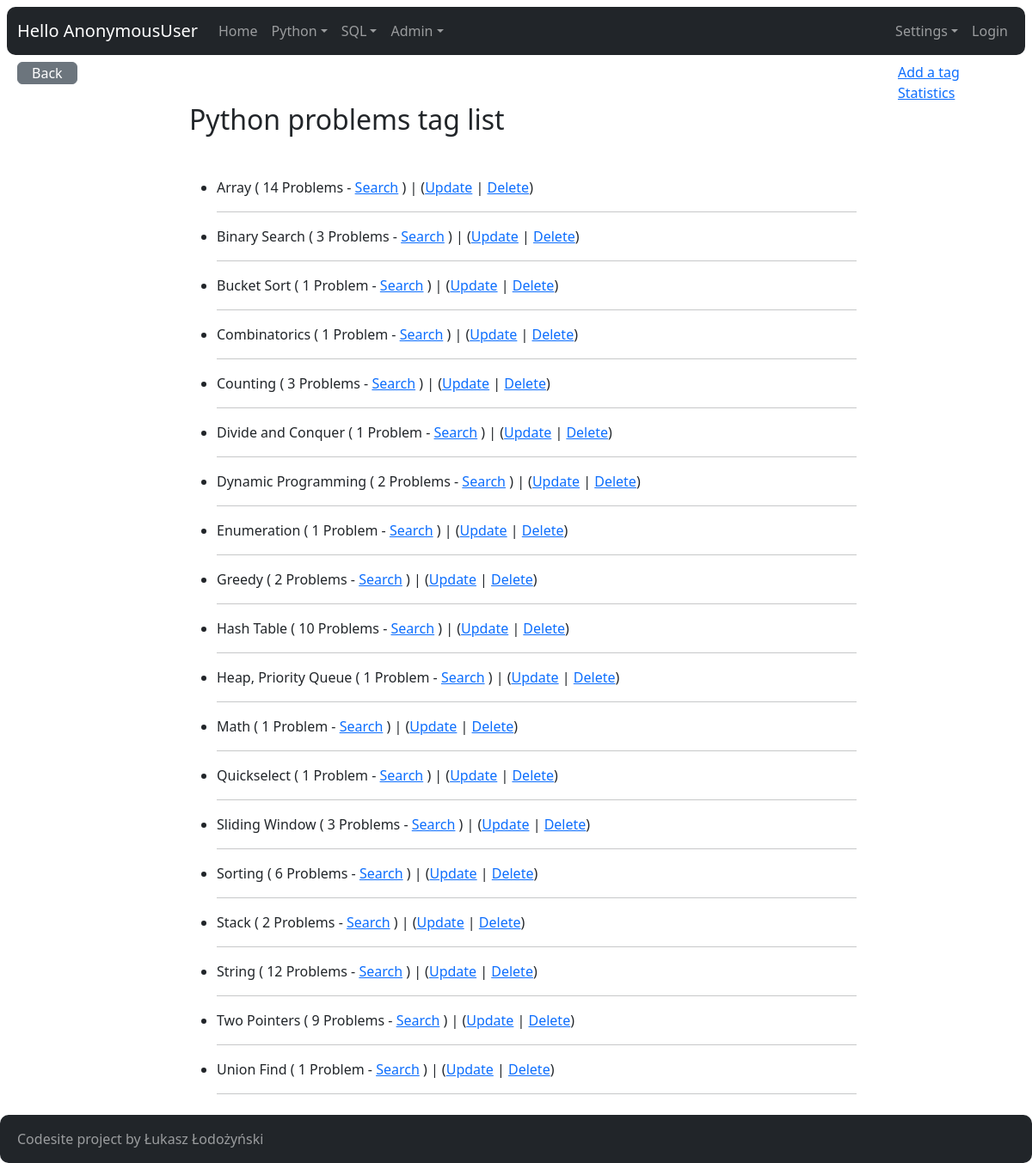
Page /python/tag/ on the committed database.
### python_problems/models.py (models this page shows, shortened)
class Tag(models.Model):
    name = models.CharField(max_length=20)
    class Meta:
        ordering = ("name", )

### python_problems/views.py (the view)
# urls.py: path("tag/", views.TagIndexView.as_view(), name="tag-index"),
class TagIndexView(ListView):
    model = Tag

### core/context_processors.py (called while the page is built)
def settings(request):
    return {
        'settings': django_settings,
    }

### python_problems/templates/python_problems/tag_list.html (shortened to what this page needs)
{% extends "core/base.html" %}
{% block content %}
  <div class="container-fluid m-2">
    <div class="row">
      <div class="col-md-2">
        <a href="{% url 'python_problems:index' %}"
           class="btn btn-secondary px-3 py-0 mb-5">Back</a>
      </div>
      <div class="col-md-8">
        <div class="mb-5 mt-5">
          <h2>Python problems tag list</h2>
        </div>
        {% if tag_list %}
        <ul>
          {% for tag in tag_list %}
              <li>
                {{ tag.name }} (
                {% if tag.problem_set.count == 1 %}
                  1 Problem - <a href="{% url 'python_problems:index' %}?query={{ tag.name }}">Search</a>
                {% else %}
                  {{ tag.problem_set.count }} Problems - <a href="{% url 'python_problems:index' %}?query={{ tag.name }}">Search</a>
                {% endif %}
                ) |
                (<a href="{% url 'python_problems:tag-update' tag.id %}">Update</a> |
                <a href="{% url 'python_problems:tag-delete' tag.id %}">Delete</a>)
                <hr>
              </li>
              {% endfor %}
          </ul>
        {% else %}
          <p>No python problems available.</p>
        {% endif %}
      </div>
      <div class="col-md-2">
        <p>
          <a href="create/" class="ms-4">Add a tag</a>
          <a href="{% url 'python_problems:tag-graph' %}" class="ms-4">Statistics</a>
        </p>
      </div>
    </div>
  </div>
{% endblock content %}

### rows in the picture
Tag: name "Array", problem_set.count "14"
Tag: name "Binary Search", problem_set.count "3"
Tag: name "Bucket Sort"
Tag: name "Combinatorics"
Tag: name "Counting", problem_set.count "3"
Tag: name "Divide and Conquer"
Tag: name "Dynamic Programming", problem_set.count "2"
Tag: name "Enumeration"
Tag: name "Greedy", problem_set.count "2"
Tag: name "Hash Table", problem_set.count "10"
Tag: name "Heap, Priority Queue"
Tag: name "Math"
Tag: name "Quickselect"
Tag: name "Sliding Window", problem_set.count "3"
Tag: name "Sorting", problem_set.count "6"
Tag: name "Stack", problem_set.count "2"
Tag: name "String", problem_set.count "12"
Tag: name "Two Pointers", problem_set.count "9"
Tag: name "Union Find"

### other values in the picture
{{ request.user }} "AnonymousUser"
{{ settings.APP_NAME }} "Codesite"
